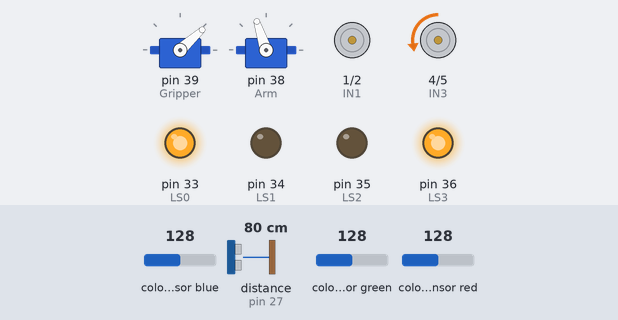
Recording of a sketch running on a simulated Arduino Mega 2560, built with avr-gcc and run on an emulated ATmega2560. Parts: 2 × servo, motor-driver pin pairs drawn as motors (green arrow = first pin HIGH = forward, orange = second pin HIGH = backward, longer = more drive, scaled by the enable pin), output pins drawn as LEDs (lit = HIGH). Wiring (inferred from the names in the program): ultrasonic range finder: trigger pin 26; echo pin 27; 2 × TCS3200 colour sensor: output pin 37, S2 pin 15, S3 pin 16, S0 pin 13, S1 pin 14 / output pin 32, S2 pin 30, S3 pin 31, S0 pin 28, S1 pin 29. Inputs (shaded band) come from the test bench; at power-on: distance to the obstacle (sensor on pin 27) 80 cm, colour sensor green 128, colour sensor blue 128, colour sensor red 128. The echo pulse lasts 58.3 µs per cm; pins used as bus, display or sensor lines are not drawn.

Above: at 1.6 s.
1.7 s: distance to the obstacle (sensor on pin 27) set to 2 cm
At 2.8 s:
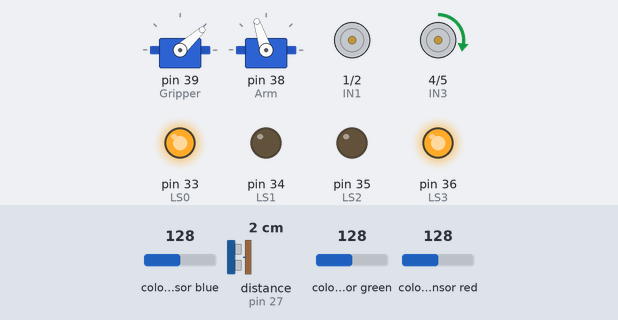
At 3.44 s:
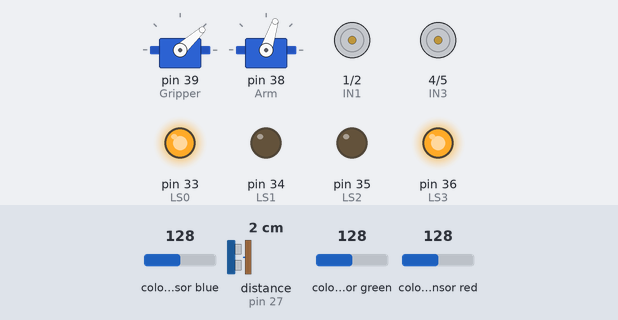
5.4 s: colour sensor green set to 5
At 7.25 s:
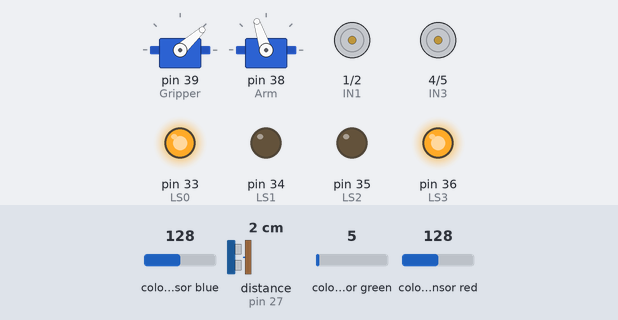
Timing chart, 0 to 15.8 s (numbered marks = the images above; inputs shaded):
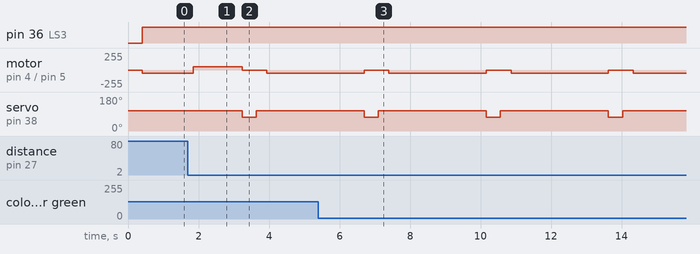

Measured:
- after the input at 1.7 s, pin 35 (LS2): stays LOW (without the input it goes to HIGH after 1.6 s); pin 36 (LS3): stays HIGH (without the input it goes to HIGH after 1.6 s); servo on pin 38 (Arm): 108° → 72° after 1.5 s, → 108° 0.40 s later
- after the input at 5.4 s, servo on pin 38 (Arm): alternates 108° for 3.1 s and 72° for 0.40 s, starting after 1.3 s
- by itself, motor on pin 4 (IN3) / pin 5 (IN4): alternates backward 51/255 for 2.8 s and stopped for 0.70 s

The sketch:

IntegrationCodeDraft_0515_2.ino
```cpp
#include <Servo.h>

//Right Color Sensor, CS1, right sensor
#define RS0 28
#define RS1 29
#define RS2 30
#define RS3 31
#define RSOut 32

//Left Color Sensor, CS2, left sensor
#define LS0 33
#define LS1 34
#define LS2 35
#define LS3 36
#define LSOut 37

//Arm Color Sensor, CS3, the sensor on the top of the gripper
#define AS0 13
#define AS1 14
#define AS2 15
#define AS3 16
#define ASOut 17

// Analog values for colors
//this may need recalibration depending on tests but hasnt been changed yet
#define redMin 38
#define redMax 236
#define greenMin 40
#define greenMax 364
#define blueMin 36
#define blueMax 319

//Left Motor
//I changed the values here to align with the chart Perrin made
#define ENA 0
#define IN1 1
#define IN2 2

// RIGHT Motor
#define ENB 3
#define IN3 4
#define IN4 5

// Ultrasonic Sensor 1, front of the vehicle
#define echoPin1 27 //this sensor is the one that is in the front
#define trigPin1 26//this sensor is the one that is in the front

// _Ultrasonic Sensor 2, side of the vehicle, Commented because it's not used in the code
//#define echoPin2 26 //side ultrasonis sensor
//#define trigPin2 27 //side ultrasonis sensor

//Gripper Moved from int variables to defines to save memory
#define RestingArm 180 //changed
#define WorkingArm 120 //changed
#define SmallBox 15
#define LargeBox 25
#define Open 70
#define targetDistance 15 // the vehicle needs to be within 10cm

//Force sensor
#define forceSensor A9 //changed
#define forceValue 25

//Timing
#define speedR 20 //30
#define speedL 20 //30
#define waitTime 1450
#define turnTime 1380
#define time1 1000
#define time2 1000

//motors
int PWMvalR = 255*speedR/100;
int PWMvalL = 255*speedL/100;
//int Movefwd10CM = 550;

//color sensor                              Added arm values
int RredFreq = 0;     int LredFreq = 0;     int AredFreq = 0;
int RgreenFreq = 0;   int LgreenFreq = 0;   int AgreenFreq = 0;
int RblueFreq = 0;    int LblueFreq = 0;    int AblueFreq = 0;
int RredColor = 0;    int LredColor = 0;    int AredColor = 0;
int RgreenColor = 0;  int LgreenColor = 0;  int AgreenColor = 0;
int RblueColor = 0;   int LblueColor = 0;   int AblueColor = 0;

char isColorR = 0;    char isColorL = 0;
char greenR = 0;      char greenL = 0;
//char is used to store a character value

//ultrasonic sensor
long duration;
//long forces the variables to be long
int distance;

//gripper
Servo Gripper;
Servo Arm;
int PWMSignal;
int armAngle;
int handAngle;


//Box information
char isLarge = 0; //0 = small, 1 = big
char isBlue = 0; //0 = red, 1 = blue

//FollowLine setting   checks if FollowLine state has ran twice
char firstTime = 1;

//States  removed return to simplfy code
enum {FindBox, FollowLine, PlaceBox, End};    //I removed the return state
//enum tells the code to start a new tab
unsigned char state;
//unsigned char takes up 1byte of memory, creates a place to store a value

void setup() {
  // Set all motor controller pins as outputs
  pinMode(ENA, OUTPUT);
  pinMode(ENB, OUTPUT);
  pinMode(IN1, OUTPUT);
  pinMode(IN2, OUTPUT);
  pinMode(IN3, OUTPUT);
  pinMode(IN4, OUTPUT);

  // Initial state - Turn off all the motors
  digitalWrite(IN1, LOW);
  digitalWrite(IN2, LOW);
  digitalWrite(IN3, LOW);
  digitalWrite(IN4, LOW);

  // Port setup for LEFT and RIGHT color sensor pins
  pinMode(RS0, OUTPUT); pinMode(RS1, OUTPUT); pinMode(RS2, OUTPUT); pinMode(RS3, OUTPUT); pinMode(RSOut, INPUT);
  pinMode(LS0, OUTPUT); pinMode(LS1, OUTPUT); pinMode(LS2, OUTPUT); pinMode(LS3, OUTPUT); pinMode(LSOut, INPUT);
  pinMode(AS0, OUTPUT); pinMode(AS1, OUTPUT); pinMode(AS2, OUTPUT); pinMode(AS3, OUTPUT); pinMode(ASOut, INPUT); //I added this line to account for the 3rd color sensor

  // Setting sensor frequency scaling to 20%
  digitalWrite(RS0, HIGH); digitalWrite(RS1, LOW);
  digitalWrite(LS0, HIGH); digitalWrite(LS1, LOW);
  digitalWrite(AS0, HIGH); digitalWrite(AS1, LOW); //I added this line to account for the 3rd color sensor, dont need for this code but useful for the other code

  //ultrasonic sensors
  pinMode(trigPin1, OUTPUT);
  pinMode(echoPin1, INPUT);
  //pinMode(trigPin2, OUTPUT);// I added this line to account for the other color sensor, it needs to be determined if the color sensor is the fron or the side one
  //pinMode(echoPin2, INPUT);// I added this line to account for the other color sensor, it needs to be determined if the color sensor is the fron or the side one

  //Gripper
  Gripper.attach(39);//setting gripper pin, !!changed to digital based on the servo calibration code!!
  Arm.attach(38);//setting the arm pin, !!changes to digital!!
  MoveArm(RestingArm); //Sets gripper arm postion
  MoveGripper(Open); //sets gripper hand postion

  //force sensor
  pinMode(forceSensor, INPUT);

  //Serial.begin(115200); Temporary. Used for testing
}

void loop() {
  Arm.write(armAngle);
  Gripper.write(handAngle);
  //Ensures the gripper stays in the last set position

  switch (state){

    case FindBox:
      findBox();
      if(LeftSensor() == 2 && RightSensor() == 2){ //if both color sensors see green(2) then the conditions are met, this will be at the start line
        Forward(); //moves point of rotaion onto the green line.
        delay(waitTime); // determine the duration the vehicle will be moving forward, this may need to be changed
        if(!isBlue) //if blue is 0, a line added to force this to not be blue
          RotateLft();
        else
          RotateRt();
        delay(turnTime);
        state = FollowLine;
      }
    break;
    //"state" specifies what code to use depending on the conditions
    //"break" moves on to the next segment

    case FollowLine:
      followLine();
      if(LeftSensor() == 2 && RightSensor() == 2){ //when these conditions are met it will be at the green line
        Stop();
        if(firstTime){
          firstTime = 0;
          state = PlaceBox;
        }
        else{           //The second time this code runs will end the program arriving back at the first green line.
          state = End;
        }
      }
    break;

    case PlaceBox: //Fixed some errors and set to return to follow line
      placeBox();
      if(LeftSensor() == 2 && RightSensor() == 2){
        state = FollowLine;
      }
    break;

    case End:
    Stop();
    break;

    default:
      state = FindBox;
    break;
  }
}

//state functions
//"void" ensure that the function is only used when declared
void findBox()
{
  if(Ultrasonic() <= targetDistance){
    Stop();
    MoveArm(WorkingArm); //moves the arm into the position to pick up the box
    MoveGripper(LargeBox); //Moves gripper to the designated size of the large box
    if(analogRead(forceSensor) < forceValue){ //if there is no force onto the side then it is not a large box and it will close more to be able to pick up the smal box
      MoveGripper(SmallBox);
      isLarge = 0; //documenting that the box is small
    }
    else{
      isLarge = 1;
    }
    ArmSensor(); //checks the color of the box
    MoveArm(RestingArm);// moves arm so that it is out of the way of the ultrasonic sensor
    //RotateRt();
    //delay(2*turnTime); //turning 180 degrees
    state = End; //Temporary. Ends the program early for testing
  }
  else{
    Forward();
  }
}

void followLine()
{
  if(LeftSensor() == 1 && !(RightSensor() == 1)){ //if the left sensor detects the line color but the right does not
    Forward();
    delay(waitTime);
    RotateLft();
    delay(turnTime);
  }
  else if(!(LeftSensor() == 1) && RightSensor() == 1){ //if the right sensor detects the line color but the left does not
    Forward();
    delay(waitTime);
    RotateRt();
    delay(turnTime);
  }
  else if(LeftSensor() == 1 && RightSensor() == 1){ //if both detect the color, choose which way to go to place the box
    Forward();
    delay(waitTime);
    if(!isLarge) //not large
      RotateRt();
    else
      RotateLft();
    delay(turnTime);
  }
  else{
    Forward();
  }
}

void placeBox()
{
  if(Ultrasonic() <= targetDistance){
    Stop();
    MoveArm(WorkingArm); //moves the are horizonatl in the front
    MoveGripper(Open); //opens gripper
    MoveArm(RestingArm); // moves arm back
    RotateRt();
    delay(2*turnTime); //turn around
  }
  else{
    followLine();
  }
}

//sensors and motors

char RightSensor() { // Uses color sensor to estimate the color of an object
  // Setting RED (R) filter photodiodes to be read
  digitalWrite(RS2,LOW);
  digitalWrite(RS3,LOW);
  RredFreq = pulseIn(RSOut, LOW);
  RredColor = map(RredFreq, redMin, redMax, 255, 0);

  // Setting GREEN (G) filtered photodiodes to be read
  digitalWrite(RS2,HIGH);
  digitalWrite(RS3,HIGH);
  RgreenFreq = pulseIn(RSOut, LOW);
  RgreenColor = map(RgreenFreq, greenMin, greenMax, 255, 0);

  // Setting BLUE (B) filtered photodiodes to be read
  digitalWrite(RS2,LOW);
  digitalWrite(RS3,HIGH);
  RblueFreq = pulseIn(RSOut, LOW);
  RblueColor = map(RblueFreq, blueMin, blueMax, 255, 0);

  if((isBlue && RblueColor>RgreenColor && RblueColor>RredColor) || (!isBlue && RredColor>RgreenColor && RredColor>RblueColor)){ //blue or red
    isColorR = 1;
  }
  else if(RgreenColor>RredColor && RgreenColor>RblueColor){ //green
    isColorR = 2;
  }
  else {
    isColorR = 0;
  }

  return isColorR; // Returns the colorEst value for use in the void loop
}

char LeftSensor() { // Uses color sensor to estimate the color of an object   Fixed an error where varabiles were set to their right counterpart
  // Setting RED (R) filter photodiodes to be read
  digitalWrite(LS2,LOW);
  digitalWrite(LS3,LOW);
  LredFreq = pulseIn(LSOut, LOW);
  LredColor = map(LredFreq, redMin, redMax, 255, 0);

  // Setting GREEN (G) filtered photodiodes to be read
  digitalWrite(LS2,HIGH);
  digitalWrite(LS3,HIGH);
  LgreenFreq = pulseIn(LSOut, LOW);
  LgreenColor = map(LgreenFreq, greenMin, greenMax, 255, 0);

  // Setting BLUE (B) filtered photodiodes to be read
  digitalWrite(LS2,LOW);
  digitalWrite(LS3,HIGH);
  LblueFreq = pulseIn(LSOut, LOW);
  LblueColor = map(LblueFreq, blueMin, blueMax, 255, 0);

  if((isBlue && LblueColor>LgreenColor && LblueColor>LredColor) || (!isBlue && LredColor>LgreenColor && LredColor>LblueColor)){ //blue or red
    isColorL = 1;
  }
  else if(LgreenColor>LredColor && LgreenColor>LblueColor){ //green
    isColorL = 2;
  }
  else{
    isColorL = 0;
  }

  return isColorL; // Returns the colorEst value for use in the void loop
}

void ArmSensor() {  //Checks the color of the box
  // Setting RED (R) filter photodiodes to be read
  digitalWrite(AS2,LOW);
  digitalWrite(AS3,LOW);
  AredFreq = pulseIn(ASOut, LOW);
  AredColor = map(AredFreq, redMin, redMax, 255, 0);

  // Setting GREEN (G) filtered photodiodes to be read
  digitalWrite(AS2,HIGH);
  digitalWrite(AS3,HIGH);
  AgreenFreq = pulseIn(ASOut, LOW);
  AgreenColor = map(AgreenFreq, greenMin, greenMax, 255, 0);

  // Setting BLUE (B) filtered photodiodes to be read
  digitalWrite(AS2,LOW);
  digitalWrite(AS3,HIGH);
  AblueFreq = pulseIn(ASOut, LOW);
  AblueColor = map(AblueFreq, blueMin, blueMax, 255, 0);

  if(AblueColor>AgreenColor && AblueColor>AredColor){
    isBlue = 1;
  }
  else{
    isBlue = 0;
  }
}

int Ultrasonic()
{
  digitalWrite(trigPin1, LOW);
  delayMicroseconds(2);
  digitalWrite(trigPin1, HIGH);
  delayMicroseconds(10);
  digitalWrite(trigPin1, LOW);
  duration = pulseIn(echoPin1, HIGH);
  distance = duration * 0.034 / 2;
  //Serial.println(distance); //Temporary. Used for testing
  return distance;
}

void MoveArm(int ArmPosition)
{
  armAngle = map(ArmPosition, 0, 300, 0, 180);
  Arm.write(armAngle);
  delay(300);
}

void MoveGripper(int GripperPosition)
{
  handAngle = map(GripperPosition, 0, 300, 0, 180);
  Gripper.write(handAngle);
  delay(100);
}

void Stop() {
  digitalWrite(IN1, LOW);
  digitalWrite(IN2, LOW);
  digitalWrite(IN3, LOW);
  digitalWrite(IN4, LOW);
}

void Forward() {
  analogWrite(ENA, PWMvalR);
  analogWrite(ENB, PWMvalL);

  digitalWrite(IN1, HIGH);
  digitalWrite(IN2, LOW);
  digitalWrite(IN3, LOW);
  digitalWrite(IN4, HIGH);
}

void RotateRt() {
  analogWrite(ENA, PWMvalR);
  analogWrite(ENB, PWMvalL);

  digitalWrite(IN1, LOW);
  digitalWrite(IN2, HIGH);
  digitalWrite(IN3, LOW);
  digitalWrite(IN4, HIGH);
}

void RotateLft() {
  analogWrite(ENA, PWMvalR);
  analogWrite(ENB, PWMvalL);

  digitalWrite(IN1, HIGH);
  digitalWrite(IN2, LOW);
  digitalWrite(IN3, HIGH);
  digitalWrite(IN4, LOW);
}

void Backward()
{
  analogWrite(ENA, PWMvalR);
  analogWrite(ENB, PWMvalL);

  digitalWrite(IN1, LOW);
  digitalWrite(IN2, HIGH);
  digitalWrite(IN3, HIGH);
  digitalWrite(IN4, LOW);
}
```
